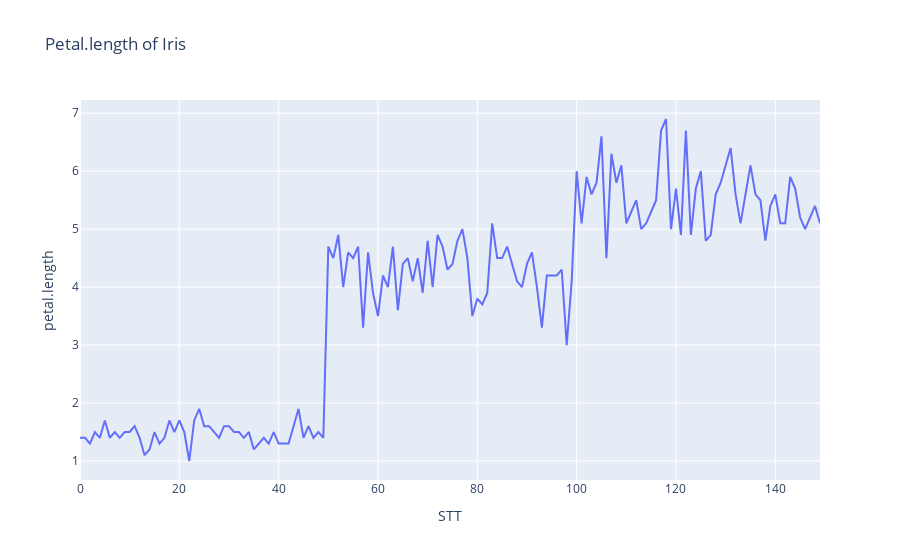

The notebook cell saved with this chart:
### Code cell
fig= px.line(df_data, x='STT', y='petal.length', title= 'Petal.length of Iris')
fig.show()

### Figure 1 — Plotly figure (JSON) as saved in the notebook; plotly's stock layout.template omitted (floating-point values rounded to 4 significant figures; data arrays with more than 128 entries replaced by an {"elided": "..."} marker saying what was removed)
{"data": [{"hovertemplate": "STT=%{x}<br>petal.length=%{y}<extra></extra>", "legendgroup": "", "line": {"color": "#636efa", "dash": "solid"}, "marker": {"symbol": "circle"}, "mode": "lines", "name": "", "orientation": "v", "showlegend": false, "type": "scatter", "x": {"elided": "150 int values"}, "xaxis": "x", "y": {"elided": "150 float values"}, "yaxis": "y"}], "layout": {"legend": {"tracegroupgap": 0}, "title": {"text": "Petal.length of Iris"}, "xaxis": {"anchor": "y", "domain": [0, 1], "title": {"text": "STT"}}, "yaxis": {"anchor": "x", "domain": [0, 1], "title": {"text": "petal.length"}}}}
